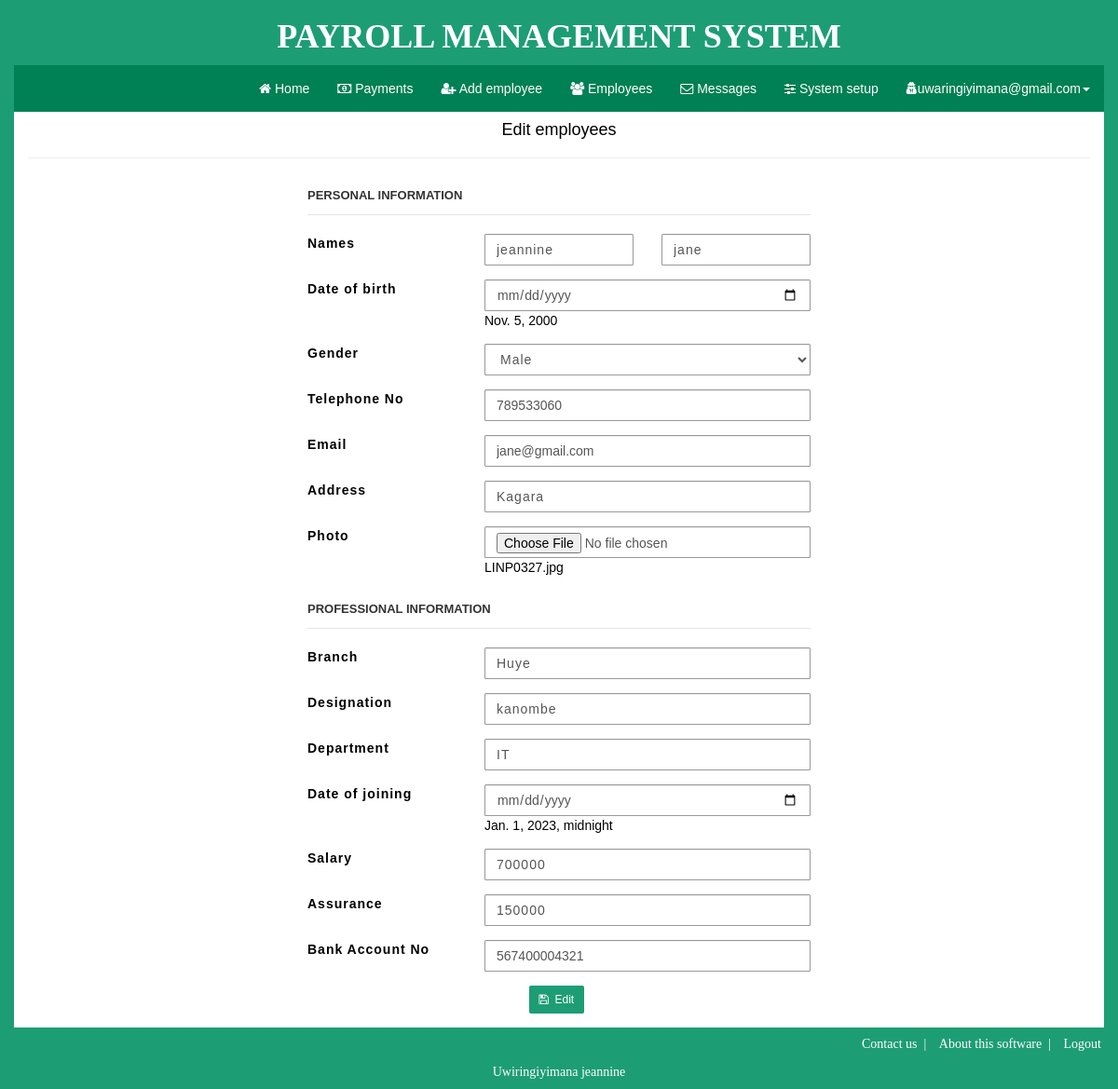
The app's page /edit/1 (signed in) with its own data.
### payroll_sub/models.py (models this page shows)
class Employees(models.Model):
    fname = models.CharField(max_length=255)
    lname = models.CharField(max_length=255)
    dob = models.DateField()
    gender = models.CharField(max_length=255)
    phonenumber = models.IntegerField(default=0)
    email = models.CharField(max_length=255)
    address = models.CharField(max_length=255)
    image = models.ImageField()
    branch = models.CharField(max_length=255)
    destination = models.CharField(max_length=255)
    department = models.CharField(max_length=255)
    joineddate = models.DateTimeField(auto_now_add = True)
    salary = models.IntegerField(default=0)
    assurance = models.CharField(max_length=255)
    bankaccountno = models.CharField(max_length=255)

### payroll_sub/views.py (the view, shortened to what this page needs)
# urls.py: path('edit/<int:id>',views.edit,name="edit"),
@login_required(login_url='login')
def edit(request,id):
    selectone = Employees.objects.get(id=id)
    return render(request,'editemployee.html',{"data":selectone})

### templates/editemployee.html (shortened to what this page needs)
{%  load static %}
<!DOCTYPE html>
<html lang="en">
<head>
<link rel="stylesheet" type="text/css" href="{% static 'bootstrap/css/bootstrap.min.css' %}">
<link rel="stylesheet" type="text/css" href="{% static 'js/font-awesome/css/font-awesome.min.css' %}">
<link rel="stylesheet" type="text/css" href=" {% static 'css/custom-styles.css' %}">
</head>
<body>
<div class="container">
    <header>
        <div class="row outer visible-md visible-lg title"><h1 style="font-weight:bold;"> PAYROLL MANAGEMENT SYSTEM </h1></div>
    </header>
    <div class="row">
        <nav class="navbar navbar-default">
                <div class="navbar-collapse collapse ">
                    <ul class="nav navbar-nav navbar-right menus">
                        <li ><a href="{%  url 'home' %}"><i class="fa fa-home"></i> Home</a></li>
                        <li ><a href="{%  url 'payment' %}"><i class="fa fa-money"></i> Payments</a></li>
                        <li ><a href="{%  url 'addemployee' %}"><i class="fa fa-user-plus"></i> Add employee</a></li>
                        <li ><a href="{%  url 'employees' %}"><i class="fa fa-users"></i> Employees</a></li>
                        <li ><a href="{%  url 'message' %}"><i class="fa fa-envelope-o"></i> Messages</a></li>
                        <li ><a href="{%  url 'setting' %}"><i class="fa fa-sliders"></i> System setup</a></li>
                        <li>
                            <a href="#" data-toggle="dropdown" data-target="dropdown-menu" data-placement="right"><i class="fa fa-user-secret"></i>{{user.email}}<span class="caret"></span></a>
                        </li>
                    </ul>
                </div>
        </nav>
    </div>
</div>
<div class="container">
    <div class="row body outer">
        <div class="col-md-12" data-title="Add new employee"><h4 class="center">Edit employees</h4><hr>
            <form class="form-horizontal col-md-6 col-md-push-3 col-md-pull-3" action="{% url 'edit' id=data.id %}" id="updateEmployee" method="post" enctype="multipart/form-data">
                <fieldset>
                    <legend>Personal information</legend>
                    <div class="form-group">
                        <div class="col-md-4"><label>Names</label></div>
                        <div class="col-md-4"><input type="text" name="firstname" class="form-control" placeholder="Firstname..." value="{{data.fname}}" required/></div>
                        <div class="col-md-4"><input type="text" name="lastname" class="form-control" placeholder="Lastname..." value="{{data.lname}}" required/></div>
                    </div>
                    <div class="form-group">
                        <div class="col-md-4"><label>Date of birth</label></div>
                        <div class="col-md-8"><input type="date" name="dob" class="form-control" placeholder="DD/MM/YYYY" value="{{data.dob}}" required>
                            {{data.dob}}
                        </div>
                    </div>
                    <div class="form-group">
                        <div class="col-md-4"><label>Gender</label></div>
                        <div class="col-md-8">
                            <select name="gender" class="form-control">
                                <option id="OK" value="Male" >Male</option>
                            </select>
                        </div>
                    </div>
                    <div class="form-group">
                        <div class="col-md-4"><label>Telephone No</label></div>
                        <div class="col-md-8"><input type="number" name="phonenumber" class="form-control" placeholder="Telephone No..." value="{{data.phonenumber}}" required/></div>
                    </div>
                    <div class="form-group">
                        <div class="col-md-4"><label>Email</label></div>
                        <div class="col-md-8"><input type="email" name="email" class="form-control" placeholder="Email..." value="{{data.email}}"required/></div>
                    </div>
                    <div class="form-group">
                        <div class="col-md-4"><label>Address</label></div>
                        <div class="col-md-8"><input type="text" name="address" class="form-control" placeholder="Address..." value="{{data.address}}" required/></div>
                    </div>
                    <div class="form-group">
                        <div class="col-md-4"><label>Photo</label></div>
                        <div class="col-md-8"><input type="file" name="image" class="form-control" placeholder="Address..." value="{{data.image}}" required/>
                        {{data.image}}
                        </div>
                    </div>
                </fieldset>
                <fieldset>
                    <legend>Professional information</legend>
                <div class="form-group">
                    <div class="col-md-4"><label>Branch</label></div>
                    <div class="col-md-8">
                        <input type="text" name="branch" class="form-control" value="{{data.branch}}" required/>
                    </div>
                </div>
                <div class="form-group">
                    <div class="col-md-4"><label>Designation</label></div>
                    <div class="col-md-8"><input type="text" name="designation" class="form-control" placeholder="Designation..." value="{{data.destination}}" required/></div>
                </div>
                <div class="form-group">
                    <div class="col-md-4"><label>Department</label></div>
                    <div class="col-md-8">
                        <input type="text" name="department" class="form-control" value="{{data.department}}" required/>
                    </div>
                </div>
                <div class="form-group">
                    <div class="col-md-4"><label>Date of joining</label></div>
                    <div class="col-md-8"><input type="date" name="joindate" class="form-control" value="{{data.joineddate}}" required/>
                        {{data.joineddate}}</div>
                </div>
                <div class="form-group">
                    <div class="col-md-4"><label>Salary</label></div>
                    <div class="col-md-8"><input type="text" name="salary" class="form-control" placeholder="Salary (in Rwf)..." value="{{data.salary}}" required/></div>
                </div>
                <div class="form-group">
                    <div class="col-md-4"><label>Assurance</label></div>
                    <div class="col-md-8"><input type="text" name="assurance" class="form-control" placeholder="Assurance (in Rwf)..." value="{{data.assurance}}" required/></div>
                </div>
                <div class="form-group">
                    <div class="col-md-4"><label>Bank Account No</label></div>
                    <div class="col-md-8"><input type="number" name="bankaccountno" class="form-control" placeholder="Bank account number..." value="{{data.bankaccountno}}" required/></div>
                </div>
            </fieldset>
                <div class="form-group">
                    <div class="col-md-2 col-md-push-5"><button type="submit" name="save" class="btn btn-success btn-sm"><i class="fa fa-save"></i>&nbsp; Edit</button></div>
                </div>
            </form>
        </div>
    </div>
    </div>
     <div class="row text-center footerr">
        <ul class="col-md-12 list-unstyled list-inline text-right">
    <li ><a style="color:white;" href="">Contact us</a>&nbsp;&nbsp;|</li>
    <li  ><a style="color:white;" href="#">About this software</a>&nbsp;&nbsp;|</li>
            <li><a style="color:white;" href="">Logout</a></li>
            </ul>
    Uwiringiyimana jeannine
    </div>
    </body>
    </html>

### static/css/custom-styles.css (style rules this page uses)
body { overflow-x: hidden; color: #000; padding-bottom: 0px; margin-bottom: 0px; font-family: sans-serif; color: #000; background-color: #1d9d74; }
.navbar { margin-bottom: 0px;border-radius:0px; border-left:1px solid rgba(0,0,0,0.3);border-right:1px solid rgba(0,0,0,0.3); border-bottom: 1px solid rgba(0,0,0,0.3); position: static; z-index: 999; }
header h1 { text-align: center; font-family: Yu Gothic Light; }
.center { text-align: center; }
header .row { background-color: #1d9d74; color: #fff; }
.footerr { background-color: #1d9d74; padding: 8px; color:#fff; font-family: Yu Gothic Light; }
.body { min-height: 485px; background-color: #fff; }
.form-control,.btn { border-radius: 1.5px; }
.form-control { border-color: rgba(0,0,0,0.4); }
form label,form input[type='text'],form select,form select option { letter-spacing: 1px; }
legend { font-size: 13px; text-transform: uppercase; font-weight: bold; line-height: 40px; }
.navbar-default { background-color:#008055; border: none; color: #fff; }
.navbar-default .navbar-nav>li>a { border: none; color: #fff; }

### templates/editemployee.html (style rules this page uses)
.footerr,.nav, .btn { display: none; }
* { top: 0px; font-size: 12px; }

### records on screen
Employees: firstname "jeannine", lastname "jane", dob "Nov. 5, 2000", phonenumber "789533060", email "jane@gmail.com", address "Kagara", image "LINP0327.jpg", branch "Huye", designation "kanombe", department "IT", joineddate "Jan. 1, 2023, midnight", salary "700000", assurance "150000", bankaccountno "567400004321"

### other values on screen
{{ user.email }} "uwaringiyimana@gmail.com"
